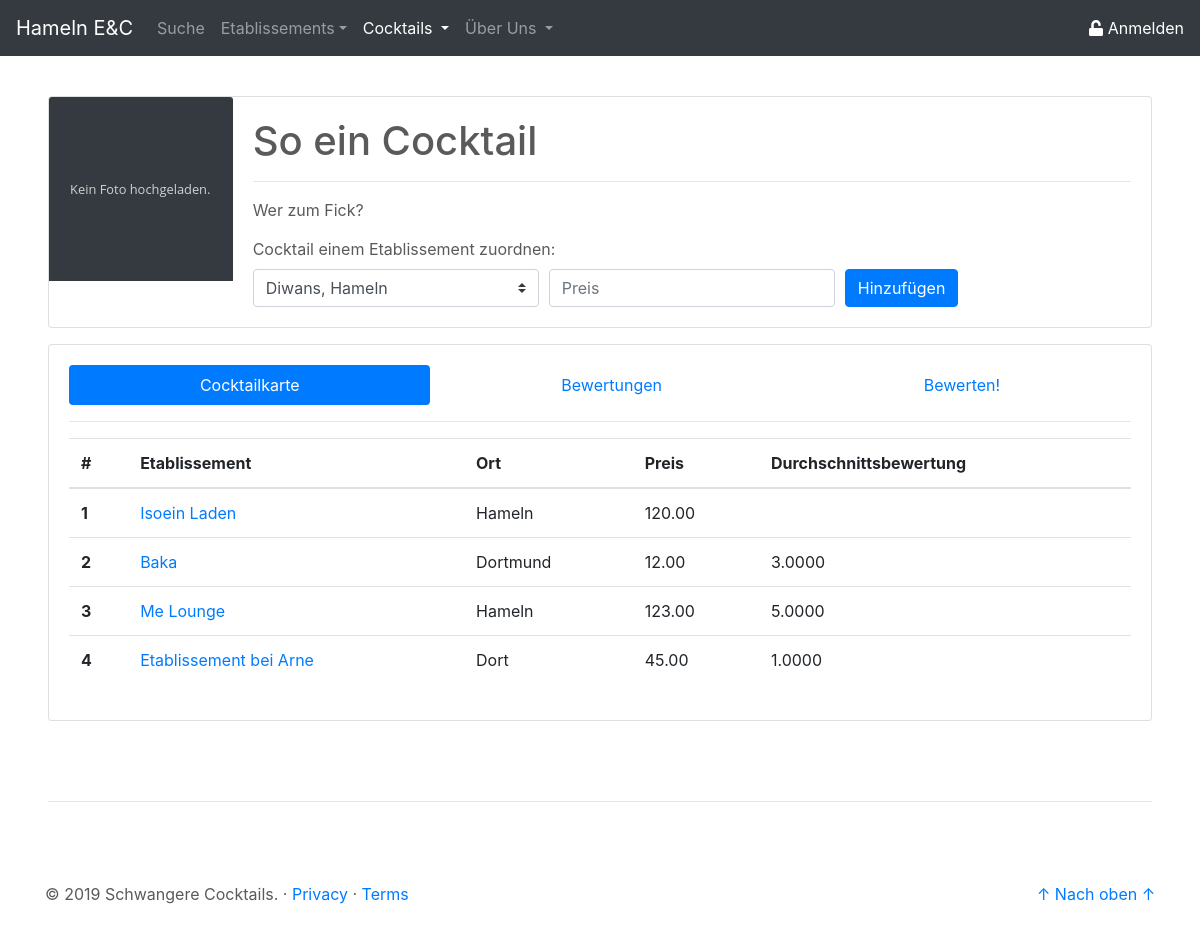
The app's page /site/cocktail_details.php?cock_id=1 with its own data.
### tables this page shows
CREATE TABLE `cock` (
  `id` int(11) NOT NULL,
  `name` varchar(50) NOT NULL,
  `beschreibung` text NOT NULL,
  `img` longblob NOT NULL
);

CREATE TABLE `etab` (
  `id` int(11) NOT NULL,
  `name` varchar(50) NOT NULL,
  `ort` varchar(50) NOT NULL,
  `anschrift` varchar(50) NOT NULL,
  `verifiziert` tinyint(1) NOT NULL DEFAULT '0',
  `img` longblob NOT NULL
);

### php/db/select_cockInfo.php (called while the page is built, shortened)
<?php
$pdo = new PDO('mysql:host=localhost;dbname=dbprog', 'root', '');
$statement = $pdo->prepare(
    "SELECT
        c.id as id,
        c.name as name,
        c.beschreibung as beschreibung,
        c.img as img
    FROM cock c
    WHERE c.id = :cock_id"
);
$result = $statement->execute(array('cock_id' => $cockId));
$cockInfo = $statement->fetch();

### php/db/select_allEtab.php (called while the page is built, shortened)
<?php
$pdo = new PDO('mysql:host=localhost;dbname=dbprog', 'root', '');
$statement = $pdo->prepare(
    "SELECT id
		   ,name
		   ,ort
     FROM etab");
$result = $statement->execute();
$allEtab = $statement->fetchAll();

### php/db/select_cocktailkarte.php (called while the page is built, shortened)
<?php
$pdo = new PDO('mysql:host=localhost;dbname=dbprog', 'root', '');
if(isset($cockId)){
	$statement = $pdo->prepare(
		"SELECT e.id as id
			   ,e.name as name
			   ,e.ort as ort
			   ,ce.preis as preis
			   ,AVG(bc.wert) as wert
		 FROM cock_etab ce
			JOIN etab e
				ON e.id = ce.etab_id
			LEFT JOIN bew_cock bc
				ON ce.id = bc.cock_etab_id
		 WHERE ce.cock_id = :cock_id
		 GROUP BY e.id
				 ,e.name
				 ,e.ort
				 ,ce.preis
				 ,ce.cock_id");
	$result = $statement->execute(array('cock_id' => $cockId));
}
$cocktailkarte = $statement->fetchAll();

### site/cocktail_details.php (the view, shortened to what this page needs)
<?php
$activeHead = "cocktail";
$cockId = $_GET['cock_id'];
include('../php/db/select_cockInfo.php');
include('../php/db/select_cocktailkarte.php');
include('../php/db/select_allEtab.php');
include('../php/db/select_cockEtab_id.php');
?>
<!doctype html>
<html lang="de">
<head>
	<link rel="stylesheet" href="https://stackpath.bootstrapcdn.com/bootstrap/4.3.1/css/bootstrap.min.css">
	<link href="../css/csstoolbox.css" rel="stylesheet">
</head>
<body>
	<header>
		<?php
		include('../php/buildHeader.php');
		?>
	</header>
	<main role="main">
		<div class="mt-5 ml-5 mr-5">
			<div class="card mb-3" width="100%" style="max-height: 360px;">
				<div class="row no-gutters">
					<div class="col-md-2">
						<?php
						if ($cockInfo["img"] == null)
							echo '<img src="../res/placeholder_no_image.svg" class="card-img-top">';
						else
							echo '<img src="../php/get_img.php?cock_id=' . $cockInfo["id"] . '" class="card-img-top">';
						?>
					</div>
					<div class="col-md-10">
						<div class="card-body d-flex flex-column" style="height: 230px;">
							<div>
								<h1 class="card-title"> <?php echo $cockInfo["name"]; ?> </h1>
								<hr>
							</div>
							<div>
								<p class="card-text"> <?php echo $cockInfo["beschreibung"]; ?> </p>
							</div>
							<div class="mt-auto">
								<?php echo '
								<form action="?cock_id=' . $_GET['cock_id'] . '&etab_zuordnen=1" method="POST">
								<label for="etab_zugeordnet">Cocktail einem Etablissement zuordnen:</label>
									<div class="form-row">
										<div class="col-4">
										<select class="custom-select" name="etab_zugeordnet" id="etab_zugeordnet">';
								for ($i = 0; $i < count($allEtab); $i++) {
									$isValid = true;
									for ($j = 0; $j < count($select_cockEtab_id); $j++) {
										if ($allEtab[$i][0] == $select_cockEtab_id[$j][0]) {
											$isValid = false;
										}
									}
									if ($isValid == true) {
										echo '<option value="' . $allEtab[$i][0] . '">' . $allEtab[$i][1] . ', ' . $allEtab[$i][2] . '</option>';
									}
								}
								echo '
										</select>
										</div>
										<div class="col-4">
										<input type="text" maxlength="10" class="form-control" name="preis_cock" id="preis_cock" placeholder="Preis" required>
										</div>
										<div class="col-auto">
											<button type="submit" class="btn btn-primary">Hinzuf&uuml;gen</button>
										</div>
									</div>
								</form>'; ?>
							</div>
						</div>
					</div>
				</div>
			</div>
			<div class="card card-body">
				<ul class="nav nav-pills flex-column flex-sm-row" id="cockDetail-tab" role="tablist">
					<li class="flex-sm-fill text-sm-center nav-item">
						<a class="nav-link active" id="cocktailKarte-tab" data-toggle="pill" href="#cocktailKarte" role="tab" aria-controls="cocktailKarte" aria-selected="true">Cocktailkarte</a>
					</li>
					<li class="flex-sm-fill text-sm-center nav-item">
						<a class="nav-link" id="bewertungen-tab" data-toggle="pill" href="#bewertungen" role="tab" aria-controls="bewertungen" aria-selected="false">Bewertungen</a>
					</li>
					<li class="flex-sm-fill text-sm-center nav-item">
						<a class="nav-link" id="bewerten-tab" data-toggle="pill" href="#bewerten" role="tab" aria-controls="bewerten" aria-selected="false">Bewerten!</a>
					</li>
				</ul>
				<hr>
				<div class="tab-content" id="cockDetail-tabContent">
					<div class="tab-pane fade show active" id="cocktailKarte" role="tabpanel" aria-labelledby="cocktailKarte-tab">
						<?php echo '
						<table class="table">
							<thead>
								<tr>
									<th scope="col">#</th>
									<th scope="col">Etablissement</th>
									<th scope="col">Ort</th>
									<th scope="col">Preis</th>
									<th scope="col">Durchschnittsbewertung</th>
								</tr>
							</thead>
							<tbody>';
						for ($i = 0; $i < count($cocktailkarte); $i++) {
							echo '<tr>';
							echo '<th scope="row">' . ($i + 1) . '</th>';
							echo '<td>  <a class="" href="etablissement_details.php?etab_id= ' . $cocktailkarte[$i]["id"] . '">' . $cocktailkarte[$i]["name"] . '</a></td>';
							echo '<td>' . $cocktailkarte[$i]["ort"] . '</td>';
							echo '<td>' . $cocktailkarte[$i]["preis"] . '</td>';
							echo '<td>' . $cocktailkarte[$i]["wert"] . '</td>';
							echo '</tr>';
						}
						echo '
							</tbody>
						</table>';
						?>
					</div>
				</div>
			</div>
		</div>
	</main>
	<hr class="ct-hr-divider ml-5 mr-5">
	<footer role="footer" class="container">
		<?php
		include('../php/buildFooter.php');
		?>
	</footer>
</body>
</html>

### php/buildHeader.php (shortened to what this page needs)
<?php
$searchActive = "";
$cocktailActive = "";
$etablissementActive = "";
$uberUnsActive = "";
if ($activeHead == "search") {
    $searchActive = "active";
} elseif ($activeHead == "etablissement") {
    $etablissementActive = "active";
} elseif ($activeHead == "cocktail") {
    $cocktailActive = "active";
} elseif ($activeHead == "uberUns") {
    $uberUnsActive = "active";
}
echo '
    <nav class="navbar navbar-expand-md navbar-dark fixed-top bg-dark">
        <a class="navbar-brand" href="../site/">Hameln E&C</a>
        <div class="collapse navbar-collapse" id="navbarCollapse">
            <ul class="navbar-nav mr-auto">
                <li class="nav-item ' . $searchActive . '">
                    <a class="nav-link" href="../site/suche.php">Suche</a>
                </li>
                <li class="nav-item dropdown  ' . $etablissementActive . '">
                    <a class="nav-link dropdown-toggle" href="" id="etablissementDropdown" role="button" data-toggle="dropdown" aria-haspopup="true" aria-expanded="false">Etablissements</a>
                </li>
                <li class="nav-item dropdown ' . $cocktailActive . '">
                    <a class="nav-link dropdown-toggle" href="" id="cocktailDropdown" role="button" data-toggle="dropdown" aria-haspopup="true" aria-expanded="false">Cocktails
                    </a>
                </li>
				<li class="nav-item dropdown ' . $uberUnsActive . '">
				<a class="nav-link dropdown-toggle" href="" id="uberUnsDropdown" role="button" data-toggle="dropdown" aria-haspopup="true" aria-expanded="false">Über Uns
                    </a>
				</li>
            </ul>';
if (isset($_SESSION['userId'])) {
    echo '<a href="../site/profil_main.php" class="profil-nav mr-3"><i class="far fa-user"></i> Profil</a>';
    echo '<a href="../php/logout.php" class="profil-nav"><i class="fas fa-lock"></i> Abmelden</a>';
} else {
    echo '<a href="../site/signin.php" class="profil-nav"><i class="fas fa-unlock"></i> Anmelden</a>';
}
echo '
        </div>
    </nav>';

### php/buildFooter.php
<?php
echo '
    <p class="float-right"><a href="#">↑ Nach oben ↑</a></p>
    <p>&copy; 2019 Schwangere Cocktails. &middot; <a href="../site/footer_privacy.php">Privacy</a> &middot; <a href="../site/footer_terms.php">Terms</a></p>';

### css/csstoolbox.css (style rules this page uses)
a.profil-nav:link { color: #FFFFFF; }
body { padding-top: 3rem; padding-bottom: 3rem; margin: auto; color: #5a5a5a; }
.ct-hr-divider { margin: 5rem; }

### records on screen
cock: name "So ein Cocktail", beschreibung "Wer zum Fick?"
etab: name "Isoein Laden", ort "Hameln", preis "120.00"
etab: name "Baka", ort "Dortmund", preis "12.00", wert "3.0000"
etab: name "Me Lounge", ort "Hameln", preis "123.00", wert "5.0000"
etab: name "Etablissement bei Arne", ort "Dort", preis "45.00", wert "1.0000"

### other values on screen
form field etab_zugeordnet "Diwans, Hameln"
